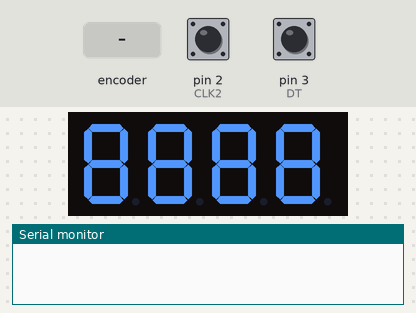
This sketch was run on a simulated Arduino Uno, built with avr-gcc and run on an emulated ATmega328P. Shown: 4-digit seven-segment display, the last lines printed to the serial monitor. Inputs (shaded band) come from the test bench; at power-on: pin 2 (CLK2) HIGH, pin 3 (DT) HIGH.

Above: at 1.1 s.
At 7.9 s:
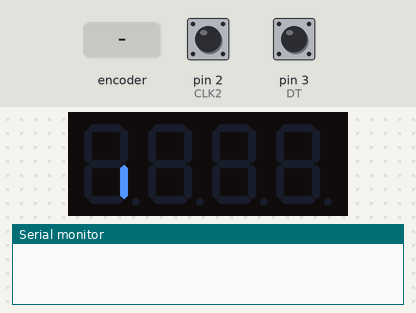
8.0 s: rotary encoder on pin 2 (CLK2) / pin 3 (DT) turned 2 steps (second pin leading)
At 8.21 s:
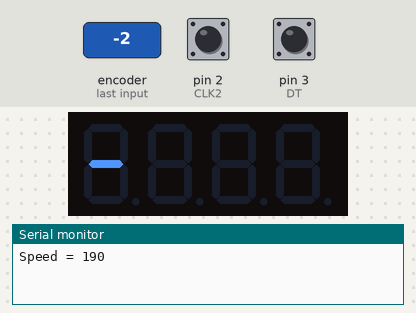
Timing chart, 0 to 11.0 s (numbered marks = the images above; inputs shaded):
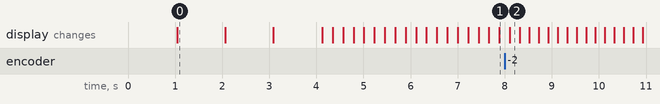

The sketch:

display_motion_with_encoder.ino
```cpp
//This code uses a 7 segments dysplay and an encoder

#include <TM1637Display.h>

#define CLK1 6
#define DIO 5

#define CLK2 2
#define DT 3

TM1637Display tela = TM1637Display(CLK1,DIO);

int current_state;
int last_state;

int wait_time = 200;

void updateEncoder(){
  current_state = digitalRead(CLK2);
  if (current_state != last_state && current_state == 1){
    if (digitalRead(DT) != current_state){
      wait_time+=10;
    }
    else {
      wait_time-=10;
    }
    Serial.print("Speed = ");
    Serial.println(wait_time);
  }
  if (wait_time<=0){
    wait_time=100;
  }
  last_state = current_state;
}

const uint8_t blank[] = {0, 0, 0, 0};
const uint8_t all[] = {127, 127, 127, 127};
const uint8_t circle[] = {57, 9, 9, 15};


//0-1 1-2 2-4 3-8 4-16 5-32 6-64 A-128
const uint8_t turn_A1[] = {1, 0, 0, 0};
const uint8_t turn_B1[] = {2, 0, 0, 0};
const uint8_t turn_C1[] = {4, 0, 0, 0};
const uint8_t turn_D1[] = {8, 0, 0, 0};
const uint8_t turn_E1[] = {16, 0, 0, 0};
const uint8_t turn_F1[] = {32, 0, 0, 0};
const uint8_t turn_G1[] = {64, 0, 0, 0};

const uint8_t turn_A2[] = {0, 1, 0, 0};
const uint8_t turn_B2[] = {0, 2, 0, 0};
const uint8_t turn_C2[] = {0, 4, 0, 0};
const uint8_t turn_D2[] = {0, 8, 0, 0};
const uint8_t turn_E2[] = {0, 16, 0, 0};
const uint8_t turn_F2[] = {0, 32, 0, 0};
const uint8_t turn_G2[] = {0, 64, 0, 0};

const uint8_t turn_A3[] = {0, 0, 1, 0};
const uint8_t turn_B3[] = {0, 0, 2, 0};
const uint8_t turn_C3[] = {0, 0, 4, 0};
const uint8_t turn_D3[] = {0, 0, 8, 0};
const uint8_t turn_E3[] = {0, 0, 16, 0};
const uint8_t turn_F3[] = {0, 0, 32, 0};
const uint8_t turn_G3[] = {0, 0, 64, 0};

const uint8_t turn_A4[] = {0, 0, 0, 1};
const uint8_t turn_B4[] = {0, 0, 0, 2};
const uint8_t turn_C4[] = {0, 0, 0, 4};
const uint8_t turn_D4[] = {0, 0, 0, 8};
const uint8_t turn_E4[] = {0, 0, 0, 16};
const uint8_t turn_F4[] = {0, 0, 0, 32};
const uint8_t turn_G4[] = {0, 0, 0, 64};


void setup() {

  pinMode(CLK2,INPUT);
  pinMode(DT,INPUT);

  Serial.begin(9600);

  last_state = digitalRead(CLK2);

  attachInterrupt(digitalPinToInterrupt(CLK2), updateEncoder, CHANGE);
  attachInterrupt(digitalPinToInterrupt(DT), updateEncoder, CHANGE);

  tela.clear();
  tela.setBrightness(7);
  delay(1000);
  tela.setSegments(all);
  delay(1000);
  tela.setSegments(blank);
  delay(1000);
  tela.setSegments(circle);
  delay(1000);
  tela.setSegments(blank);

  tela.setSegments(turn_A1);
  delay(wait_time);
  tela.setSegments(turn_A2);
  delay(wait_time);
  tela.setSegments(turn_A3);
  delay(wait_time);
  tela.setSegments(turn_A4);
  delay(wait_time);
  tela.setSegments(turn_B4);
  delay(wait_time);
  tela.setSegments(turn_C4);
  delay(wait_time);
  tela.setSegments(turn_D4);
  delay(wait_time);
  tela.setSegments(turn_D3);
  delay(wait_time);
  tela.setSegments(turn_D2);
  delay(wait_time);
  tela.setSegments(turn_D1);
  delay(wait_time);
  tela.setSegments(turn_E1);
  delay(wait_time);
  tela.setSegments(turn_F1);
  delay(wait_time);
}

void loop() {

  tela.setSegments(turn_A1);
  delay(wait_time);
  tela.setSegments(turn_B1);
  delay(wait_time);
  tela.setSegments(turn_G1);
  delay(wait_time);
  tela.setSegments(turn_E1);
  delay(wait_time);
  tela.setSegments(turn_D1);
  delay(wait_time);
  tela.setSegments(turn_C1);
  delay(wait_time);
  tela.setSegments(turn_G1);
  delay(wait_time);
  tela.setSegments(turn_F1);
  delay(wait_time);
  tela.setSegments(turn_A1);
  delay(wait_time);

  tela.setSegments(turn_A2);
  delay(wait_time);
  tela.setSegments(turn_B2);
  delay(wait_time);
  tela.setSegments(turn_G2);
  delay(wait_time);
  tela.setSegments(turn_E2);
  delay(wait_time);
  tela.setSegments(turn_D2);
  delay(wait_time);
  tela.setSegments(turn_C2);
  delay(wait_time);
  tela.setSegments(turn_G2);
  delay(wait_time);
  tela.setSegments(turn_F2);
  delay(wait_time);
  tela.setSegments(turn_A2);
  delay(wait_time);

  tela.setSegments(turn_A3);
  delay(wait_time);
  tela.setSegments(turn_B3);
  delay(wait_time);
  tela.setSegments(turn_G3);
  delay(wait_time);
  tela.setSegments(turn_E3);
  delay(wait_time);
  tela.setSegments(turn_D3);
  delay(wait_time);
  tela.setSegments(turn_C3);
  delay(wait_time);
  tela.setSegments(turn_G3);
  delay(wait_time);
  tela.setSegments(turn_F3);
  delay(wait_time);
  tela.setSegments(turn_A3);
  delay(wait_time);

  tela.setSegments(turn_A4);
  delay(wait_time);
  tela.setSegments(turn_B4);
  delay(wait_time);
  tela.setSegments(turn_G4);
  delay(wait_time);
  tela.setSegments(turn_E4);
  delay(wait_time);
  tela.setSegments(turn_D4);
  delay(wait_time);
  tela.setSegments(turn_C4);
  delay(wait_time);
  tela.setSegments(turn_G4);
  delay(wait_time);
  tela.setSegments(turn_F4);
  delay(wait_time);
  tela.setSegments(turn_A4);
  delay(wait_time);

  tela.setSegments(turn_B4);
  delay(wait_time);
  tela.setSegments(turn_C4);
  delay(wait_time);
  tela.setSegments(turn_D4);
  delay(wait_time);
  tela.setSegments(turn_D3);
  delay(wait_time);
  tela.setSegments(turn_D2);
  delay(wait_time);
  tela.setSegments(turn_D1);
  delay(wait_time);
  tela.setSegments(turn_E1);
  delay(wait_time);
  tela.setSegments(turn_F1);
}
```

Measured:
- what the display in image 0 shows lasts 1.1 s, from 1.0 s to 2.1 s
